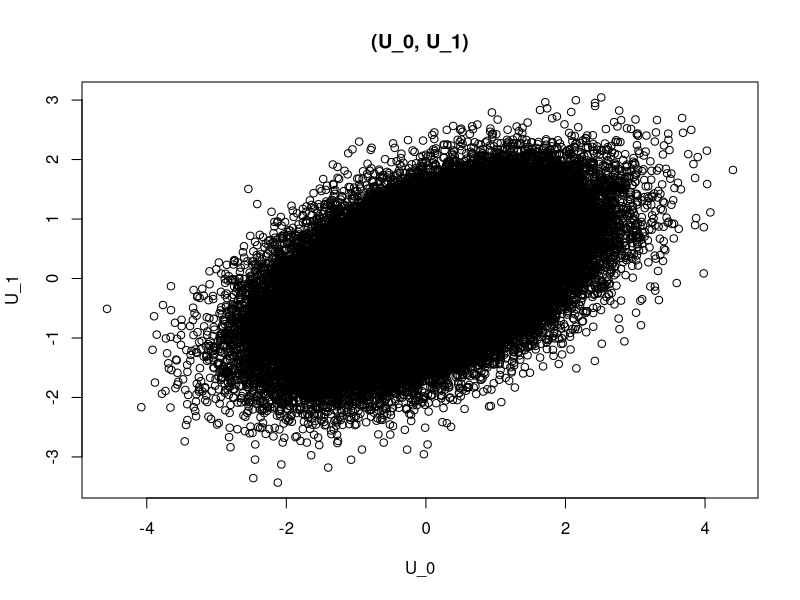
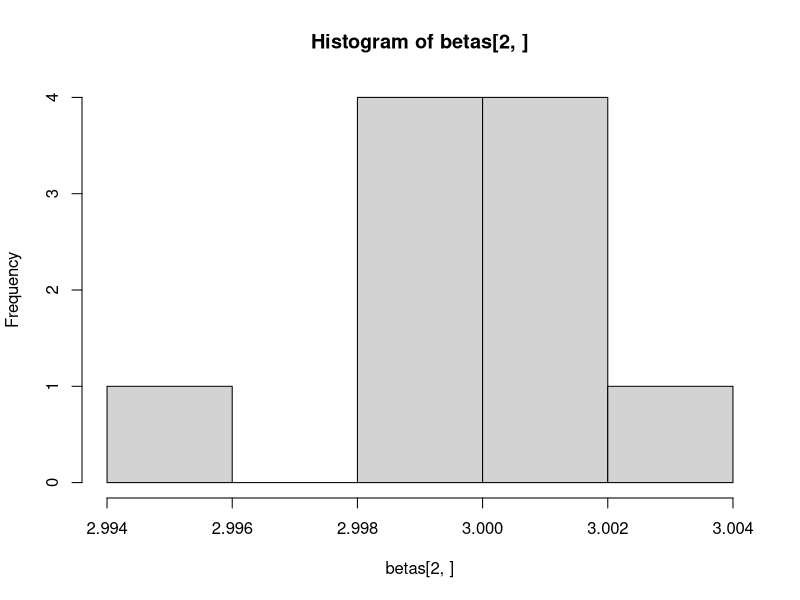
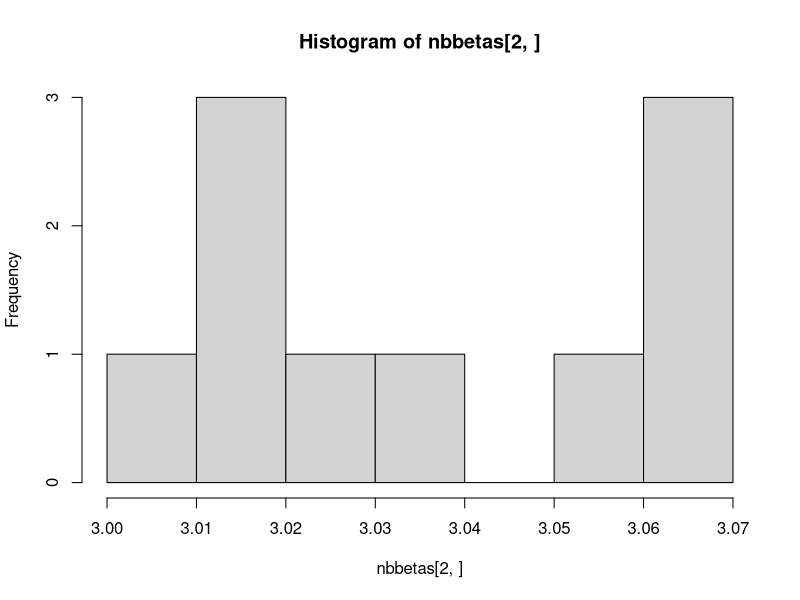

The R script that drew these images, in order:
# Empirical Analysis III
# Mogstad
# Problem Set 1
# 
# Chase Abram, Tom Hierons, Jeanne Sorin

# Get packages(s)
# install.packages("mvtnorm");
library(mvtnorm)

# Problem 2

# Parameters
sigma = 0.75
rho = 0.5
N = 100000

# "true" results
trueATE = 0
truebeta = (sigma^2 - 1)/sqrt(1 - 2*rho*sigma + sigma^2)*sqrt(2/pi)
trueATT = sqrt(1-2*rho*sigma + sigma^2)*sqrt(2/pi)
trueATUT = -trueATT

# Generate data
mymean = c(0,0)
mysigma = matrix(c(1, rho*sigma, rho*sigma, sigma^2), ncol = 2)
U <- rmvnorm(n=N, mean=mymean, sigma = mysigma)

# Spot check
plot(U, xlab="U_0", ylab="U_1", main="(U_0, U_1)")

# returns subset of X which is treated
treated <- function(X) {
  treats = matrix(, nrow = 0, ncol = 2)
  for(i in 1:length(X[,1]))
    if(X[i,2] > X[i,1]) {
      treats <- rbind(treats, X[i,])
    }
  return(treats)
}

# returns subset of X which is untreated
untreated <- function(X) {
  untreats = matrix(, nrow = 0, ncol = 2)
  for(i in 1:length(X[,1]))
    if(X[i,2] <= X[i,1]) {
      untreats <- rbind(untreats, X[i,])
    }
  return(untreats)
}

# Get treated and untreated groups
# Note that we have the counterfactuals in this experiment
tr <- treated(U)
ut <- untreated(U)

# Calculate treatment effects
ATE <- mean(U[,2] - U[,1])
ATT <- mean(tr[,2] - tr[,1])
ATUT <- mean(ut[,2] - ut[,1])
betaOLS <- mean(tr[,2]) - mean(ut[,1])

print(sqrt((1-2*rho*sigma + sigma^2)*2/pi))
print(mean(tr[,1]))
print(mean(tr[,2]))
print(mean(ut[,1]))
print(mean(ut[,2]))
print(var(U[,1]))

#########################

# Problem 3

# Monte Carlo

# a)

# Setup
N = 10000
X1 = rep(1, len=N)
X2 = rnorm(n=N, mean = 0, sd = 10)
# X2 = c(-4999:5000)
X = matrix(c(X1, X2), ncol=2)
beta = c(2,3)
sigma = 2
U = rnorm(n = N, mean = 0, sd = sigma)
Y = X%*%beta + U

betahat <- function(X,Y) {
  return(solve(t(X)%*%X)%*%t(X)%*%Y)
}

mybetahat <- betahat(X,Y)

# Uses homoskedasticity
Vhat <- function(X,Y) {
   return(solve(1/length(Y)*t(X)%*%X)*mean((Y-X%*%betahat(X,Y))^2))
}

myVhat <- Vhat(X,Y)

se <- function(X,Y) {
  return(sqrt(1/length(Y)*diag(Vhat(X,Y))))
}

myse <- se(X,Y)

# b)

sees <- function(bs) {
  return(sqrt(rowMeans(bs^2) - rowMeans(bs)^2))
}

S = 10

betas = matrix(, nrow = 2, ncol = 0)

for(s in 1:S) {
  Us <- rnorm(n = N, mean = 0, sd = sigma)
  Ys <- X%*%beta + Us
  betas <- cbind(betas, betahat(X,Ys))
}

mysees <- sees(betas)

hist(betas[2,])

# Nonparametric bootstrap

# a)

N = 10000

U1 <- rnorm(n=N, mean = 0, sd = 1)
U2 <- rnorm(n=N, mean = 0, sd = 1)
D <- rbinom(n=N,1,0.5)
augD <- matrix(c(rep(1,len=N), D), ncol = 2)
Y1 <- 5 + U1
Y0 <- 2 + U2
Y <- Y0 + D*(Y1 - Y0)
nbbetahat <- betahat(augD,Y)
nbse <- se(augD, Y)

# b)


bootsamp <- function(X,Y,N) {
  indices <- ceiling(runif(N,0,length(Y)))
  Xsamp <- X[indices,]
  Ysamp <- Y[indices]
  return(matrix(c(Xsamp,Ysamp), ncol=ncol(X)+1))
}

bootsamp(augD,Y,N)

S <- 10

nbbetas = matrix(, nrow = 2, ncol = 0)

for(s in 1:S) {
  samp <- bootsamp(augD,Y,N)
  Ds <- samp[,1:2]
  Ys <- samp[,3]
  nbbetas <- cbind(nbbetas, betahat(Ds,Ys))
}

nbsees <- sees(nbbetas)

hist(nbbetas[2,])



